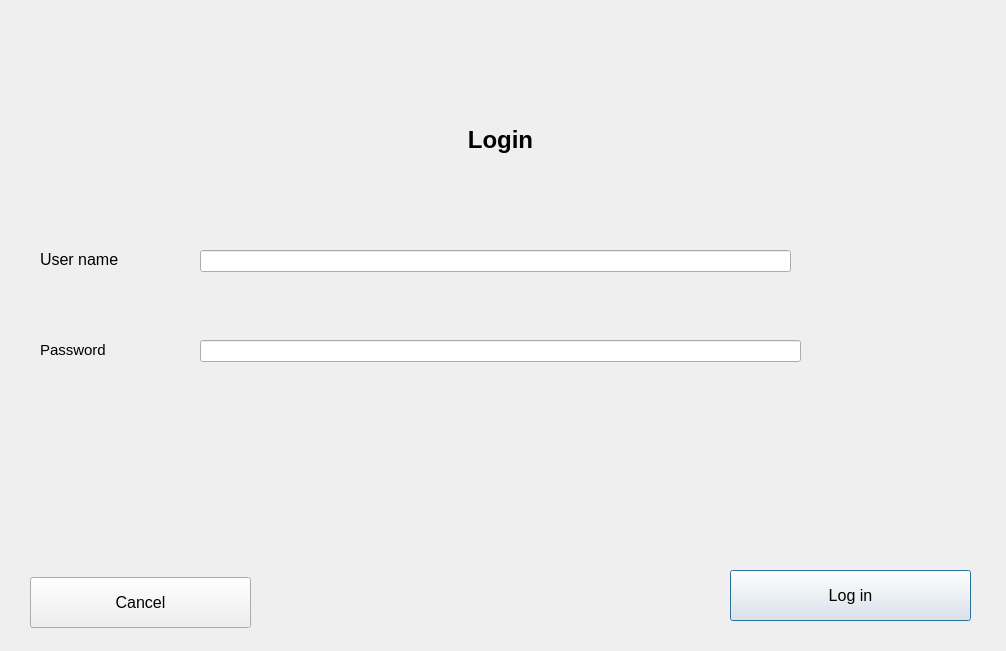
<?xml version="1.0" encoding="UTF-8"?>
<ui version="4.0">
 <class>Dialog</class>
 <widget class="QDialog" name="Dialog">
  <property name="geometry">
   <rect>
    <x>0</x>
    <y>0</y>
    <width>1006</width>
    <height>651</height>
   </rect>
  </property>
  <property name="windowTitle">
   <string>Dialog</string>
  </property>
  <property name="autoFillBackground">
   <bool>false</bool>
  </property>
  <property name="styleSheet">
   <string notr="true">font-size:12pt</string>
  </property>
  <widget class="QLabel" name="lblloginTitle">
   <property name="geometry">
    <rect>
     <x>60</x>
     <y>90</y>
     <width>881</width>
     <height>101</height>
    </rect>
   </property>
   <property name="styleSheet">
    <string notr="true">font-size:14pt</string>
   </property>
   <property name="text">
    <string>&lt;html&gt;&lt;head/&gt;&lt;body&gt;&lt;p align=&quot;center&quot;&gt;&lt;span style=&quot; font-size:18pt; font-weight:600;&quot;&gt;Login&lt;/span&gt;&lt;/p&gt;&lt;/body&gt;&lt;/html&gt;</string>
   </property>
  </widget>
  <widget class="QLabel" name="LblPassword">
   <property name="geometry">
    <rect>
     <x>40</x>
     <y>330</y>
     <width>151</width>
     <height>41</height>
    </rect>
   </property>
   <property name="text">
    <string>&lt;html&gt;&lt;head/&gt;&lt;body&gt;&lt;p&gt;&lt;span style=&quot; font-size:11pt;&quot;&gt;Password&lt;/span&gt;&lt;/p&gt;&lt;/body&gt;&lt;/html&gt;</string>
   </property>
  </widget>
  <widget class="QLineEdit" name="lnEditPassword">
   <property name="geometry">
    <rect>
     <x>200</x>
     <y>340</y>
     <width>601</width>
     <height>22</height>
    </rect>
   </property>
  </widget>
  <widget class="QPushButton" name="BtnLogin">
   <property name="geometry">
    <rect>
     <x>730</x>
     <y>570</y>
     <width>241</width>
     <height>51</height>
    </rect>
   </property>
   <property name="text">
    <string>Log in</string>
   </property>
  </widget>
  <widget class="QPushButton" name="BtnCancleExaminer">
   <property name="geometry">
    <rect>
     <x>30</x>
     <y>577</y>
     <width>221</width>
     <height>51</height>
    </rect>
   </property>
   <property name="text">
    <string>Cancel</string>
   </property>
  </widget>
  <widget class="QLineEdit" name="_LnEditName">
   <property name="geometry">
    <rect>
     <x>200</x>
     <y>250</y>
     <width>591</width>
     <height>22</height>
    </rect>
   </property>
  </widget>
  <widget class="QLabel" name="LblUserName">
   <property name="geometry">
    <rect>
     <x>40</x>
     <y>250</y>
     <width>101</width>
     <height>20</height>
    </rect>
   </property>
   <property name="toolTipDuration">
    <number>-2</number>
   </property>
   <property name="text">
    <string>&lt;html&gt;&lt;head/&gt;&lt;body&gt;&lt;p&gt;User name&lt;/p&gt;&lt;/body&gt;&lt;/html&gt;</string>
   </property>
  </widget>
  <widget class="QLabel" name="lblmsg">
   <property name="geometry">
    <rect>
     <x>170</x>
     <y>425</y>
     <width>631</width>
     <height>61</height>
    </rect>
   </property>
   <property name="text">
    <string/>
   </property>
  </widget>
 </widget>
 <resources/>
 <connections/>
</ui>
